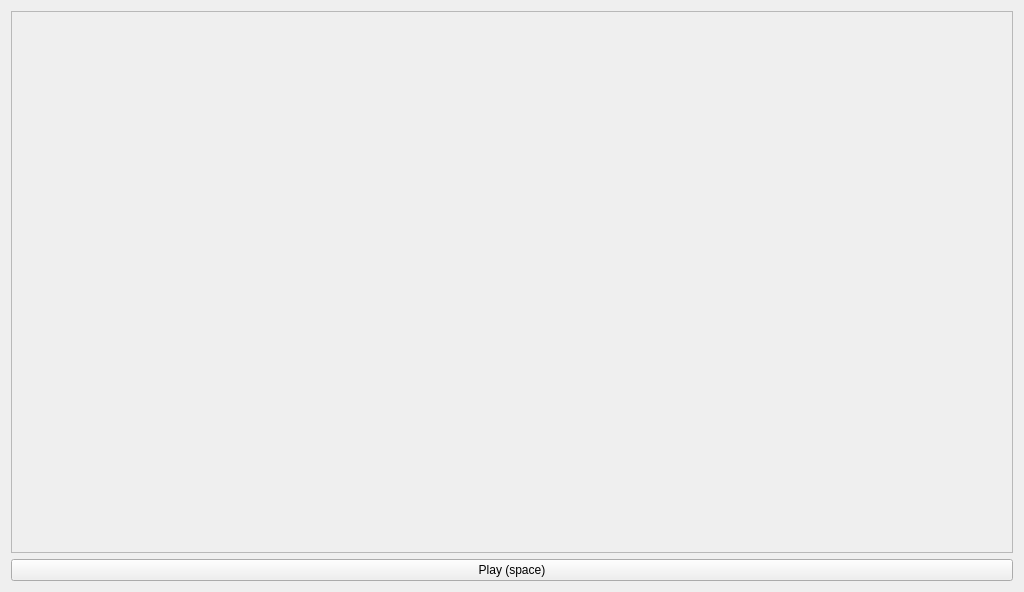
<?xml version="1.0" encoding="UTF-8"?>
<ui version="4.0">
 <class>DivisactionLogView</class>
 <widget class="QMainWindow" name="DivisactionLogView">
  <property name="geometry">
   <rect>
    <x>0</x>
    <y>0</y>
    <width>1024</width>
    <height>592</height>
   </rect>
  </property>
  <property name="minimumSize">
   <size>
    <width>650</width>
    <height>0</height>
   </size>
  </property>
  <property name="windowTitle">
   <string>Divisaction - Log View</string>
  </property>
  <widget class="QWidget" name="centralWidget">
   <layout class="QVBoxLayout" name="verticalLayout">
    <item>
     <layout class="QHBoxLayout" name="horizontalLayout_2">
      <item>
       <widget class="QScrollArea" name="StagesScroll">
        <property name="widgetResizable">
         <bool>true</bool>
        </property>
        <property name="alignment">
         <set>Qt::AlignLeading|Qt::AlignLeft|Qt::AlignVCenter</set>
        </property>
        <widget class="QWidget" name="scrollAreaWidgetContents">
         <property name="geometry">
          <rect>
           <x>0</x>
           <y>0</y>
           <width>1002</width>
           <height>536</height>
          </rect>
         </property>
         <layout class="QVBoxLayout" name="ActionStackLayout"/>
        </widget>
       </widget>
      </item>
     </layout>
    </item>
    <item>
     <layout class="QVBoxLayout" name="verticalLayout_3">
      <item>
       <widget class="QPushButton" name="playPauseButton">
        <property name="text">
         <string>Play (space)</string>
        </property>
       </widget>
      </item>
     </layout>
    </item>
   </layout>
  </widget>
 </widget>
 <layoutdefault spacing="6" margin="11"/>
 <resources/>
 <connections/>
</ui>
